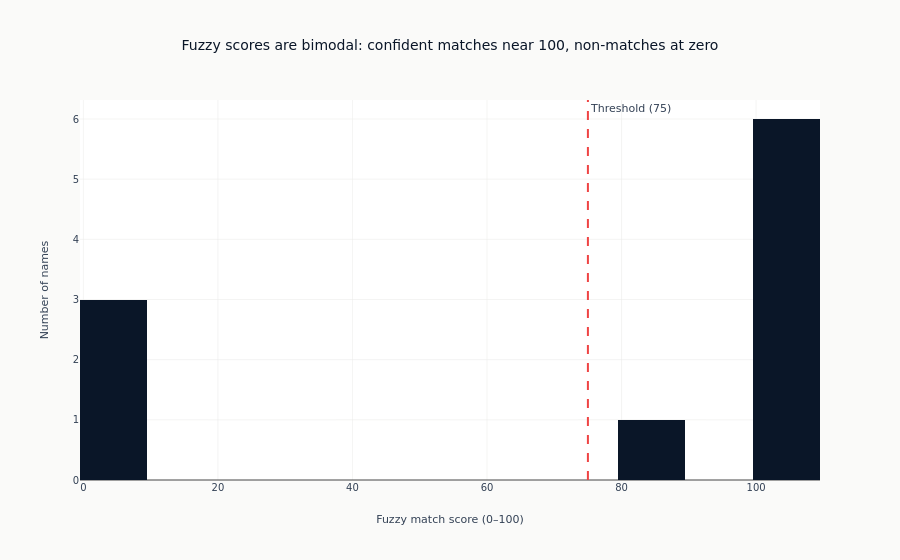

Here is the notebook cell this chart was saved with:
### Code cell
# Score distribution
fig = px.histogram(
    resolved_alt_data.to_pandas(),
    x="match_score",
    nbins=20,
    title="Fuzzy scores are bimodal: confident matches near 100, non-matches at zero",
    labels={"match_score": "Fuzzy match score (0–100)", "count": "Number of names"},
    color_discrete_sequence=[COLORS["blue"]],
)
fig.update_yaxes(title_text="Number of names")
fig.add_vline(
    x=75, line_dash="dash", line_color=COLORS["negative"], annotation_text="Threshold (75)"
)
fig.show()

### Figure 1 — Plotly figure (JSON) as saved in the notebook; plotly's stock layout.template omitted (floating-point values rounded to 4 significant figures)
{"data": [{"bingroup": "x", "hovertemplate": "Fuzzy match score (0–100)=%{x}<br>count=%{y}<extra></extra>", "legendgroup": "", "marker": {"color": "#0a1628", "pattern": {"shape": ""}}, "name": "", "nbinsx": 20, "orientation": "v", "showlegend": false, "type": "histogram", "x": [100, 100, 0, 100, 0, 100, 100, 100, 84, 0], "xaxis": "x", "yaxis": "y"}], "layout": {"annotations": [{"showarrow": false, "text": "Threshold (75)", "x": 75, "xanchor": "left", "xref": "x", "y": 1, "yanchor": "top", "yref": "y domain"}], "barmode": "relative", "legend": {"tracegroupgap": 0}, "shapes": [{"line": {"color": "#ef4444", "dash": "dash"}, "type": "line", "x0": 75, "x1": 75, "xref": "x", "y0": 0, "y1": 1, "yref": "y domain"}], "title": {"text": "Fuzzy scores are bimodal: confident matches near 100, non-matches at zero"}, "xaxis": {"anchor": "y", "domain": [0.0, 1.0], "title": {"text": "Fuzzy match score (0–100)"}}, "yaxis": {"anchor": "x", "domain": [0.0, 1.0], "title": {"text": "Number of names"}}}}
